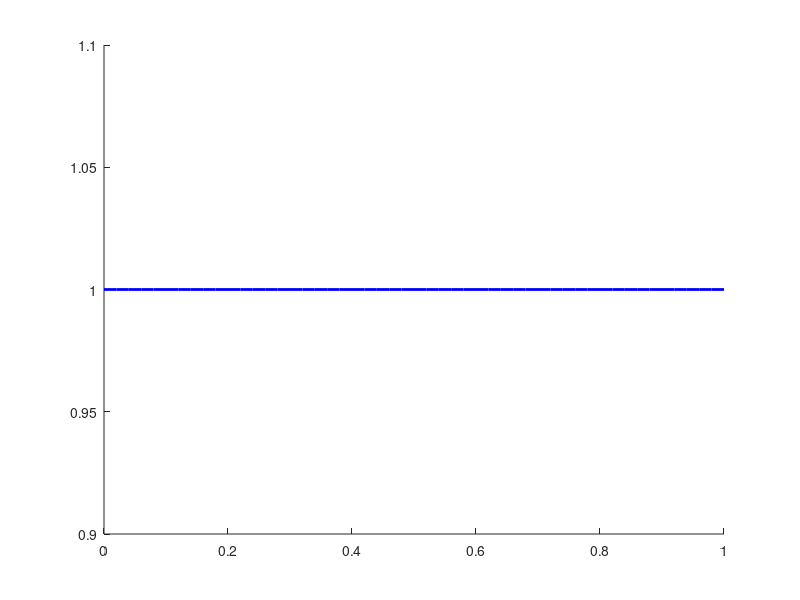

Recreate this plot in MATLAB. (Note: this script raises an error after producing the figure.)
close all; clear

% 1D transient heat problem with an imposed temperature at both boundaries
% comparison to analytical solution (a series until infinity)

% problem parameters
ne = 50;           % number of elements
alpha = 1;         % thermal diffusivity coefcient
ox = 0;            % origin of the domain
L = 1;             % length of the domain
deltat = 1e-2;     % time step size
nstep = 1000;       % number of time steps
plotevery = 10;    % plot every ... time step
nplot = 200;       % number of points for plotting analytical solution
nseries = 100;     % number of terms in analytical solution
ana = 0;           % plot analytical sol 1: Cartesian 2: axisymm.
keepK = 1;         % 1: keep elem matrix between time steps  0: do not keep
coorsys = 0;       % 0: Cartesion, 1: axisymmetric
BCs = [0 1];       % BCs(1) for left and BCs(2) right side, with values:
                   % 0: Dirichlet, 1: Neumann, 2: Robin
T0    = 1;         % initial temperature
Twall = [1 0.1];   % wall temperature in case BCs = 0
flux = [0 5];      % heat flux / (rho * cp) in case BCs = 1
hheat = [10 5];    % heat transfer coeff. / (rho * cp) in case BCs = 2
Tinf = [0 0];      % temperature at inf. in case BCs = 2

% derived parameters
h = L/ne;       % element size
xnod = ox:h:(ox+L);   % nodal coordinates
time = 0;       % initial time

% the location of the integration points (parametric domain is [-1:1])
xi = [-1/sqrt(3) 1/sqrt(3)];

% the weights in the integration points
w = [1 1];

% the shape functions for each node in each integration point
% Ne(ndf,ninti)
Ne = [1/2*(1-xi); 1/2*(1+xi)];

% derivaties of the shape function wrt to xi in each integration point
% gradxiNe(ndf,ninti)
gradxiNe = [-1/2 -1/2; 1/2 1/2];

% define the initial solution of the temperature
sol = zeros(ne+1,1)+T0;

% plot the solution
figure(1); hold on
plot(ox:h:(ox+L),sol,'-','color',[0 0 1],'LineWidth',2)
xplot = ox:L/nplot:(ox+L);
if any ( ana == [1,2] )
    plot(xplot,0.*xplot+T0,'-k','LineWidth',2)
end

% load the Bessel roots (these were found with chebfun)
if ana == 2
    br = load('31831_Bessel_roots.txt');
end
    
% store the old solution
solold = sol;

% time stepping 
for step = 1:nstep
    
    % update the current time
    time = time + deltat;

    disp(['step = ',num2str(step),' time = ',num2str(time)])
    
    % initialize the element matrix and rhs 
    if ( step == 1 && keepK ) || ~keepK
        K = zeros(ne+1,ne+1);
    end
    f = zeros(ne+1,1);

    % loop over the elements and assemble the system matrix
    for ie = 1:ne
        
        % get the current nodal coordinates
        re = [xnod(ie) xnod(ie+1)]';
        
        % determine the Jacobian in each integration point
        J = transpose(gradxiNe'*re);

        % derivaties of the shape function wrt to x in each integration 
        % point gradNe(ndf,ninti)
        gradNe = gradxiNe./J;
        
        % the coordinates in the integration points
        r = transpose(Ne'*re);

        % integration in a cylindrical coordinate system
        if coorsys == 1 
            J = J*2*pi.*r;
        end
        
        % get the previous solution in the nodes
        Told = [solold(ie) solold(ie+1)];
        
        % system matrix only has to be assembled once (does not change)
        if ( step == 1 && keepK ) || ~keepK
            
            % initialize local system matrix
            Ke = 0; 

            % loop over the integration points
            for k = 1:2
              Ke = Ke + (1/deltat)*w(k)*Ne(:,k)*Ne(:,k)'*J(k) + ...
                           + alpha*w(k)*gradNe(:,k)*gradNe(:,k)'*J(k);
            end

            % add to the global system matrix
            K(ie:ie+1,ie:ie+1) = K(ie:ie+1,ie:ie+1) + Ke;
        
        end
        
        % initialize local RHS
        fe = 0;
        
        % loop over the integration points
        for k = 1:2
          fe = fe + (1/deltat)*w(k)*Ne(:,k)*Ne(:,k)'*Told'*J(k);
        end       
        
        % add to the total RHS vector
        f(ie:ie+1) = f(ie:ie+1) + fe;  
        
    end
    
    % get factor depending on coordinate system
    facL = 1; facR = 1;
    if coorsys == 1
        facL = 2*pi*ox; % left boundary
        facR = 2*pi*(ox+L); % right boundary
    end
        
    % add Neumann boundary conditions
    if ( BCs(1) == 1 )
        f(1) = f(1) - facL*flux(1);
    end

    if ( BCs(2) == 1 )    
        tmp = get_flux(time);
        f(end) = f(end) - facR*tmp;%flux(2);
    end
    
    % add Robin boundary conditions
    if ( BCs(1) == 2 )   
        if ( step == 1 && keepK ) || ~keepK
            K(1,1) = K(1,1) + facL*hheat(1);
        end
        f(1) = f(1) + facL*hheat(1)*Tinf(1);
    end

    if ( BCs(2) == 2 ) 
        if ( step == 1 && keepK ) || ~keepK
            K(end,end) = K(end,end) + facR*hheat(2);
        end        
        f(end) = f(end) + facR*hheat(2)*Tinf(2);
    end    
            
    % add essential boundary conditions
    % NOTE: see userguide of eztfem for details on this approach
    if any ( BCs == 0 )
        
        % make a system vector with the essential BCs
        uess = zeros(ne+1,1);    
        
        % indices of essential BCs and indices of "free" dofs
        if BCs(1) == 0 && BCs(2) ~= 0
          iess = [1]; 
          iu = 2:ne+1;
          uess(iess(1)) = Twall(1);
        elseif BCs(1) ~= 0 && BCs(2) == 0
          iess = [ne+1]; 
          iu = 1:ne;
          uess(iess(1)) = Twall(2);
        else
          iess = [1 ne+1]; 
          iu = 2:ne;
          uess([iess(1),iess(2)]) = Twall;
        end        


        if ( step == 1 && keepK ) || ~keepK

          % extract Kup
          Kup = K(iu,iess);

          % modify K
          K(iu,iess) = 0;                     % Kup = 0
          K(iess,iu) = 0;                     % Kpu = 0
          K(iess,iess) = eye(length(iess));   % Kpp = I

        end

        % modify f
        f(iu) = f(iu) - Kup * uess(iess) ; % fu = fu - Kup * up
        f(iess) = uess(iess) ;             % fp = up
    
    end

    % solve the linear system
    sol = K\f;
    
    % store the old solution
    solold = sol;

    % current flux
    tmp_all(step) = tmp;
    time_all(step) = time;
    flux_all(step) = sol(end) - sol(end-1);

    % postprocessing
    if mod(step,plotevery) == 0
    
        % the numerical solution
        plot(ox:h:(ox+L),sol,'-','color',[step/nstep 0 1],'LineWidth',2)
        
        if ana == 1

            % calculate coefficients of the anlytical solution once
            % NOTE: assume Twall = 0 and T0 = 1 here, and compensate for the 
            % difference later
            if exist('Bn','var') == 0
               Bn = zeros(nseries,1);
               for n = 1:nseries
                  Bn(n) = -2*(-1+(-1)^n)/(n*pi);
               end
            end

            % calculate the analytical solution
            solex = zeros(nplot+1,1);
            for n = 1:nseries
               solex = solex + (Bn(n)*sin(n*pi*xplot/L)*exp(-(n*pi/L)^2*alpha*time))';
            end

            % plot the analytical solution using real values for T0 and Twall
            plot(xplot,Twall+solex*(T0-Twall),'-k','LineWidth',2)
            
        elseif ana == 2
            
            % only calculate Bessel functions once
            if exist('rr','var') == 0
               rr = zeros(nseries,nplot+1);
               brr = zeros(nseries,1);
               for n = 1:nseries
                   rr(n,:) = besselj(0,br(n)*xplot);
                   brr(n) = br(n)*besselj(1,br(n));
               end
            end

            % calculate the analytical solution
            solex = zeros(nplot+1,1);
            for n = 1:nseries
               solex = solex + 2*exp(-br(n)^2*time)*rr(n,:)' ./ brr(n);
            end
            
            % plot the analytical solution using real values for T0 and Twall
            plot(xplot,Twall+solex*(T0-Twall),'-k','LineWidth',2)
            
        end
        
    end
    
end
   
% make the plot a bit nicer
xlabel('$x$','Interpreter','latex')
ylabel('$T$','Interpreter','latex')
ax = gca; 
ax.FontSize = 24;
xlim([ox ox+L])
%ylim([0 1]);

disp(['outward flux at left boundary = ',num2str((sol(2) - sol(1)) / h)])
if BCs(1) == 1
    disp(['which should be = ',num2str(flux(1))])
elseif BCs(1) == 2
    disp(['which should be = ',num2str(hheat(1)*(sol(1)-Tinf(1)))])
end

disp(['outward flux at right boundary = ',num2str(-(sol(end) - sol(end-1)) / h)])
if BCs(2) == 1
    disp(['which should be = ',num2str(flux(2))])
elseif BCs(2) == 2
    disp(['which should be = ',num2str(hheat(2)*(sol(end)-Tinf(2)))])
end

figure; plot(time_all,abs(flux_all));


%%%%%%%%%%%%%% function definitions %%%%%%%%%%%%%%%


function flux = get_flux(time)

    % Laser source parameters
    abs = 21;        % abs coeff of brown petg
    reflec = 0;      % reflection of brown petg
    sigma_mm = 1.5;  % Width of the Gaussian heat source (mm)
    Power = 1;     % Laser Power (W)
    scale = 1;

    x_sample = 1;

    x0 = get_pos(time); % beam center

    %Calculate the Gaussian heat source term
    flux = scale * exp(-(x_sample-x0).^2 / (2 * sigma_mm^2)); % W / mm3

end

function pos = get_pos(time)

    % position parameters
    period = 4;
    domain_length = 10;

    % calculte the speed
    V = domain_length / (period/2);

    % calculate the time in the current pass
    time_in_pass = mod(time,period);
    pos = zeros('like',time_in_pass);

    % calculate the position
    for i = 1:length(time_in_pass)
        if time_in_pass(i) < period/2
            pos(i) = V*time_in_pass(i);
        else
            pos(i) = domain_length - V*(time_in_pass(i)-period/2);
        end
    end
end
